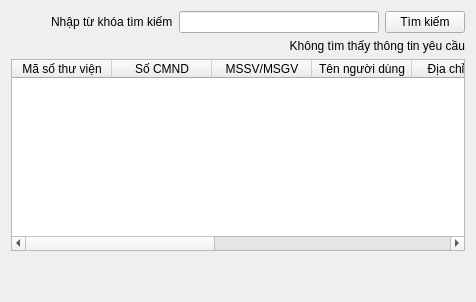
            <widget class="QWidget" name="tab">
             <attribute name="title">
              <string>Tìm kiếm người dùng</string>
             </attribute>
             <layout class="QGridLayout" name="gridLayout_9">
              <item row="2" column="0">
               <widget class="QLabel" name="finduser_nFoundLabel">
                <property name="text">
                 <string>&lt;html&gt;&lt;head/&gt;&lt;body&gt;&lt;p align=&quot;right&quot;&gt;Không tìm thấy thông tin yêu cầu&lt;/p&gt;&lt;/body&gt;&lt;/html&gt;</string>
                </property>
               </widget>
              </item>
              <item row="3" column="0">
               <widget class="QTableWidget" name="findUserView">
                <column>
                 <property name="text">
                  <string>Mã số thư viện</string>
                 </property>
                </column>
                <column>
                 <property name="text">
                  <string>Số CMND</string>
                 </property>
                </column>
                <column>
                 <property name="text">
                  <string>MSSV/MSGV</string>
                 </property>
                </column>
                <column>
                 <property name="text">
                  <string>Tên người dùng</string>
                 </property>
                </column>
                <column>
                 <property name="text">
                  <string>Địa chỉ email</string>
                 </property>
                </column>
                <column>
                 <property name="text">
                  <string>Ngày sinh</string>
                 </property>
                </column>
                <column>
                 <property name="text">
                  <string>Nghề nghiệp</string>
                 </property>
                </column>
                <column>
                 <property name="text">
                  <string>Số tài khoản</string>
                 </property>
                </column>
                <column>
                 <property name="text">
                  <string/>
                 </property>
                </column>
               </widget>
              </item>
              <item row="1" column="0">
               <layout class="QHBoxLayout" name="horizontalLayout_43">
                <item>
                 <spacer name="horizontalSpacer_6">
                  <property name="orientation">
                   <enum>Qt::Horizontal</enum>
                  </property>
                  <property name="sizeHint" stdset="0">
                   <size>
                    <width>40</width>
                    <height>20</height>
                   </size>
                  </property>
                 </spacer>
                </item>
                <item>
                 <widget class="QLabel" name="label_46">
                  <property name="text">
                   <string>Nhập từ khóa tìm kiếm</string>
                  </property>
                 </widget>
                </item>
                <item>
                 <widget class="QLineEdit" name="findUser_findLine">
                  <property name="minimumSize">
                   <size>
                    <width>200</width>
                    <height>0</height>
                   </size>
                  </property>
                  <property name="maximumSize">
                   <size>
                    <width>200</width>
                    <height>16777215</height>
                   </size>
                  </property>
                 </widget>
                </item>
                <item>
                 <widget class="QPushButton" name="findUser_findButton">
                  <property name="text">
                   <string>Tìm kiếm</string>
                  </property>
                 </widget>
                </item>
               </layout>
              </item>
              <item row="4" column="0">
               <spacer name="verticalSpacer_13">
                <property name="orientation">
                 <enum>Qt::Vertical</enum>
                </property>
                <property name="sizeHint" stdset="0">
                 <size>
                  <width>20</width>
                  <height>40</height>
                 </size>
                </property>
               </spacer>
              </item>
             </layout>
            </widget>
